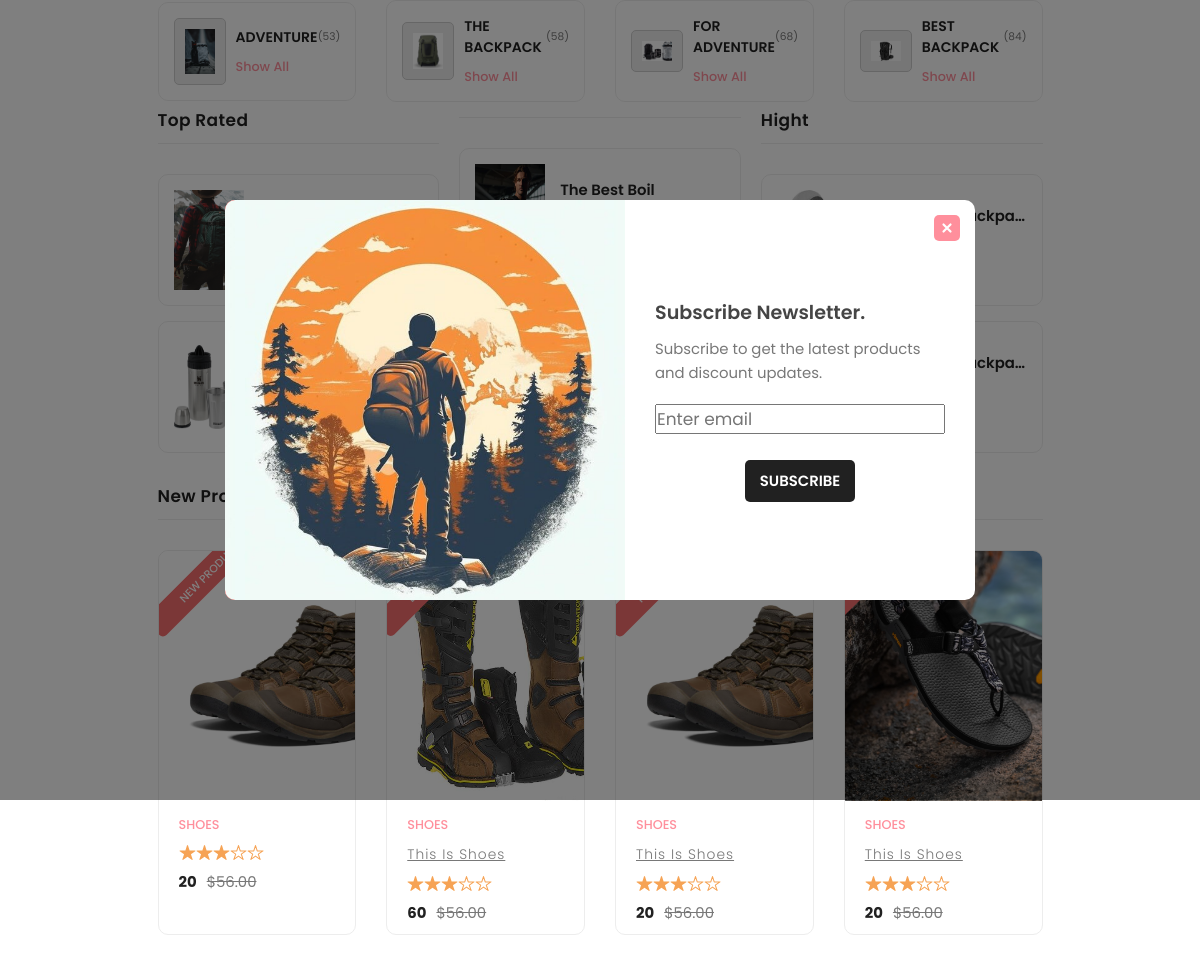
Screenshot of /PhpSchool/HomePage/productBox/product.php with the database file from the repository.
### tables this page shows
CREATE TABLE `tbl_adventure` (
  `pro_id` int(11) NOT NULL,
  `pro_name` varchar(50) NOT NULL,
  `img` text NOT NULL,
  `size` varchar(50) NOT NULL,
  `point` int(50) NOT NULL,
  `price` int(50) NOT NULL,
  `type_product` varchar(50) NOT NULL,
  `des` varchar(250) NOT NULL
);

### PhpSchool/HomePage/productBox/product.php (the view, shortened to what this page needs)
<!DOCTYPE html>
<html lang="en">
<head>
    <link rel="stylesheet" href="./css/style-prefix.css">
    <link rel="stylesheet" href="./assets/css/style.css">
</head>
<body>
    <div class="product-box" style="width: 500px;margin:0 auto;" id="new-product">
        <div class="category-item-container has-scrollbar">
            <div class="category-item">
              <div class="category-img-box">
                <img src="./images/backpack3.webp" alt="dress & frock" width="30">
              </div>
              <div class="category-content-box">
                <div class="category-content-flex">
                  <h3 class="category-item-title">ADVENTURE </h3>
                  <p class="category-item-amount">(53)</p>
                </div>
                <a href="#" class="category-btn">Show all</a>
              </div>
            </div>
            <div class="category-item">
              <div class="category-img-box">
                <img src="./images/backpack.6webp.jpg" alt="winter wear" width="30">
              </div>
              <div class="category-content-box">
                <div class="category-content-flex">
                  <h3 class="category-item-title">The Backpack</h3>
                  <p class="category-item-amount">(58)</p>
                </div>
                <a href="#" class="category-btn">Show all</a>
              </div>
            </div>
            <div class="category-item">
              <div class="category-img-box">
                <img src="./images/backpack2.webp" alt="glasses & lens" width="30">
              </div>
              <div class="category-content-box">
                <div class="category-content-flex">
                  <h3 class="category-item-title">For Adventure</h3>
                  <p class="category-item-amount">(68)</p>
                </div>
                <a href="#" class="category-btn">Show all</a>
              </div>
            </div>
            <div class="category-item">
              <div class="category-img-box">
                <img src="./images/backpack4.webp" alt="shorts & jeans" width="30">
              </div>
              <div class="category-content-box">
                <div class="category-content-flex">
                  <h3 class="category-item-title">Best Backpack</h3>
                  <p class="category-item-amount">(84)</p>
                </div>
                <a href="#" class="category-btn">Show all</a>
              </div>
            </div>
          </div>
        <div class="product-minimal">
        <div class="product-showcase" id="top-Rated">
            <h2 class="title">Top Rated</h2>
                <div class="showcase">
                  <a href="#" class="showcase-img-box">
                    <img src="./images/backpack.webp" alt="titan 100 ml womens perfume" class="showcase-img"
                      width="70" height="100px">
                  </a>
                  <div class="showcase-content">
                    <a href="#"  style="text-decoration: none;">
                      <h4 class="showcase-title">The Grade A Backpack For Adventure(Recomments)</h4>
                    </a>
                    <a href="#" class="showcase-category">Perfume</a>
                    <div class="price-box">
                      <p class="price">$82.00</p>
                      <del>$10.00</del>
                    </div>
                  </div>
                </div>
                <div class="showcase">
                  <a href="#" class="showcase-img-box">
                    <img src="./images/boil.jpg" alt="men's leather reversible belt" class="showcase-img"
                      width="70" height="100px">
                  </a>
                  <div class="showcase-content">
                    <a href="#"  style="text-decoration: none;">
                      <h4 class="showcase-title">The boil for adventure</h4>
                    </a>
                    <a href="#" class="showcase-category">Belt</a>
                    <div class="price-box">
                      <p class="price">$23.10</p>
                      <del>$1.90</del>
                    </div>
                  </div>
                </div>
              </div>
          <div class="product-showcase">
            <h2 class="title"></h2>
                <div class="showcase">
                  <a href="#" class="showcase-img-box">
                  </a>
                  <div class="showcase-content">
                    <a href="#"  style="text-decoration: none;">
                      <h4 class="showcase-title">The Best boil</h4>
                    </a>
                    <a href="#" class="showcase-category">Perfume</a>
                    <div class="price-box">
                      <p class="price">$18.00</p>
                      <del>$1.00</del>
                    </div>
                  </div>
                </div>
                <div class="showcase">
                  <a href="#" class="showcase-img-box">
                  </a>
                  <div class="showcase-content">
                    <a href="#"  style="text-decoration: none;">
                      <h4 class="showcase-title">The Best ultraviolet</h4>
                    </a>
                    <a href="#" class="showcase-category">Belt</a>
                    <div class="price-box">
                      <p class="price">$75.92</p>
                      <del>$8.5</del>
                    </div>
                  </div>
                </div>
              </div>
          <div class="product-showcase">
            <h2 class="title">Hight</h2>
                <div class="showcase">
                  <a href="#" class="showcase-img-box">
                  </a>
                  <div class="showcase-content">
                    <a href="#"  style="text-decoration: none;">
                      <h4 class="showcase-title">The Grade A Backpack For Adventure</h4>
                    </a>
                    <a href="#" class="showcase-category">Perfume</a>
                    <div class="price-box">
                      <p class="price">$42.00</p>
                      <del>$10.00</del>
                    </div>
                  </div>
                </div>
                <div class="showcase">
                  <a href="#" class="showcase-img-box">
                  </a>
                  <div class="showcase-content">
                    <a href="#"  style="text-decoration: none;">
                      <h4 class="showcase-title">The Grade A Backpack For Adventure</h4>
                    </a>
                    <a href="#" class="showcase-category">Belt</a>
                    <div class="price-box">
                      <p class="price">$24.00</p>
                      <del>$10.00</del>
                    </div>
                  </div>
                </div>
              </div>
        </div>
        <div class="product-main" id="new-product">
          <h2 class="title">New Products</h2>
          <div class="product-grid reveal">
                <?php
              $query = "SELECT * FROM tbl_adventure ORDER BY pro_id DESC";
              $result = mysqli_query($con, $query);
              if (mysqli_num_rows($result) > 0) {
                  while ($row = mysqli_fetch_array($result)) {
                      ?>
            <div class="showcase">
              <div class="showcase-banner">
              <div class="text-center">
                                <a class="btn  border mt-auto" href="item.php?proId=<?php echo $row['pro_id']; ?>">
                            </div>
              <img width="300px"  height="250px" class="card-img-top" src="../images/<?php echo $row['img']; ?>">
                <p class="showcase-badge angle " style="background-color: hsl(0, 90%, 70%);"><?php echo $row['type_product'] ?></p>
              </div>
              <div class="showcase-content">
                <a href="#" class="showcase-category" style="text-decoration: none;"><?php echo $row['pro_name'] ?></a>
                <h3>
                  <a href="#" class="showcase-title" style="text-decoration: underline;"><?php echo $row['des'] ?></a>
                </h3>
                <div class="showcase-rating">
                  <ion-icon name="star"></ion-icon>
                  <ion-icon name="star"></ion-icon>
                  <ion-icon name="star"></ion-icon>
                  <ion-icon name="star-outline"></ion-icon>
                  <ion-icon name="star-outline"></ion-icon>
                </div>
                <div class="price-box">
                  <p class="price"><?php echo $row['price'] ?></p>
                  <del>$56.00</del>
                </div>
              </div>
            </div>
            <?php
}}?>
          </div>
        </div>
<div class="modal" data-modal>
    <div class="modal-close-overlay" data-modal-overlay></div>
    <div class="modal-content" >
        <button class="modal-close-btn" data-modal-close type="button">
            <ion-icon name="close-outline"></ion-icon>
        </button>
        <div class="newsletter-img" >
            <img src="./images/logo3.jpg" alt="subscribe newsletter" width="400" height="400">
        </div>
        <div class="newsletter">
            <form id="newsletterForm" action="#">
                <div class="newsletter-header">
                    <h3 class="newsletter-title">Subscribe Newsletter.</h3>
                    <p class="newsletter-desc">
                        Subscribe to get the latest products and discount updates.
                    </p>
                </div>
                <input type="email" class="form-control input" id="exampleInputEmail1" aria-describedby="emailHelp" placeholder="Enter email">
                <br>
                <button type="submit" class="btn-newsletter">Subscribe</button>
            </form>
        </div>
    </div>
</div>
</body>
</html>

### PhpSchool/HomePage/productBox/product.php (style rules this page uses)
.category-item { background-color: rgba(255, 255, 255, 0.69); }
.newsletter-img img { margin: 0 auto; background-color: red; animation-name: stretch; animation-duration: 1.5s; animation-timing-function: ease-out; animation-delay: 0; animation-direction: alternate; animation-iteration-count: infinite; animation-fill-mode: none; animation-play-state: running; }

### rows the page displays
tbl_adventure: img (picture), type_product "NEW PRODUCT", pro_name "SHOES", price "20"
tbl_adventure: img (picture), pro_name "SHOES", des "This Is Shoes", price "60"
tbl_adventure: img (picture), pro_name "SHOES", des "This Is Shoes", price "20"
tbl_adventure: img (picture), pro_name "SHOES", des "This Is Shoes", price "20"
